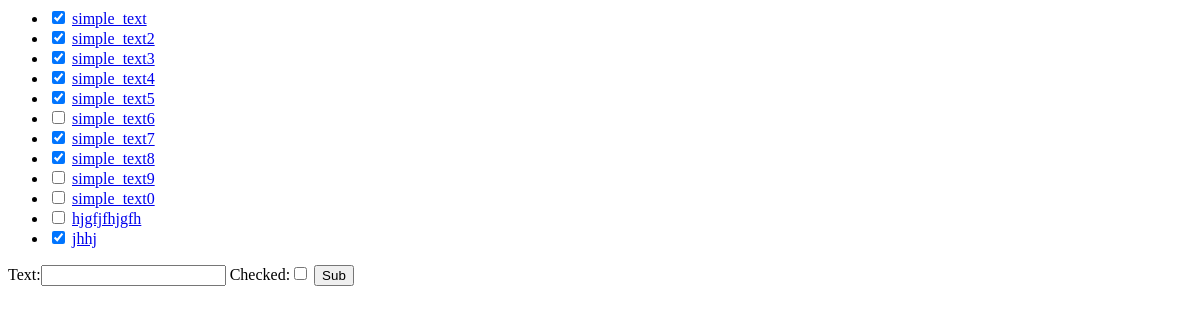
The page /tasks/ on the database as committed earlier.
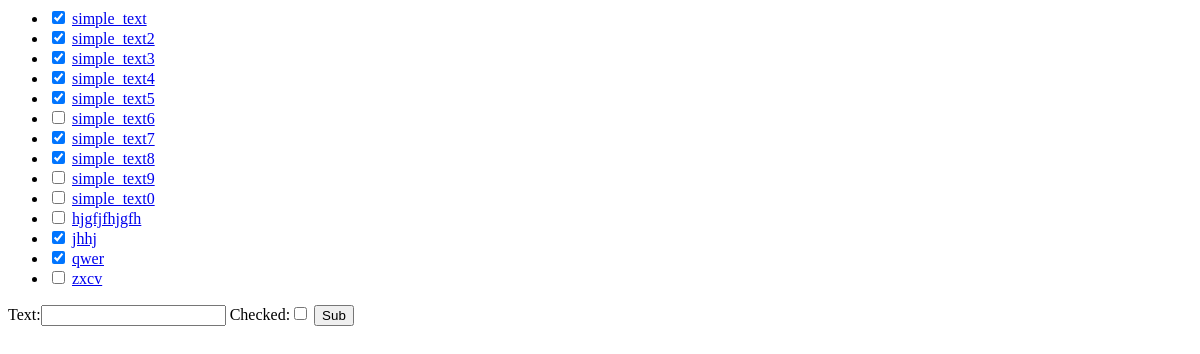
The same page on the database as committed later.
### my_app/models.py (models this page shows)
class Task(models.Model):
    id = models.UUIDField(primary_key=True, default=uuid.uuid4)
    text = models.CharField(max_length=64)
    checked = models.BooleanField(
    )
    class Meta:
        verbose_name = 'one name'
        verbose_name_plural = 'plural name'

### my_app/views.py (the view, shortened to what this page needs)
# urls.py: url(r'^tasks/$', IndexView.as_view()),
class IndexView(View):
    def get(self, request, *args, **kwarg):
        tasks = Task.objects.all()
        return render(
            request,
            'my_app/index.html',
            {'tasks': tasks, 'form': TaskModelForm()}
        )

### my_app/forms.py
class TaskModelForm(forms.ModelForm):
    class Meta:
        model = Task
        fields = ['text', 'checked']
        label = {'text': 'Текст'}
        help_text = {'text': 'help text'}

### my_app/templates/my_app/index.html (shortened to what this page needs)
<body>
<ul>
    {% for task in tasks %}
        <li><input type="checkbox"
        {% if task.checked %}checked
        {% endif %}>
        <a href="/tasks/{{ task.id }}">{{ task.text }}</a>
        </li>
    {% endfor %}
</ul>
<form method="post">
    {{ form }}
    <button type="submit">Sub</button>
</form>
</body>

Rows that differ between the two databases and show on the page:
added Task: checked "☑", text "qwer"
added Task: text "zxcv"
